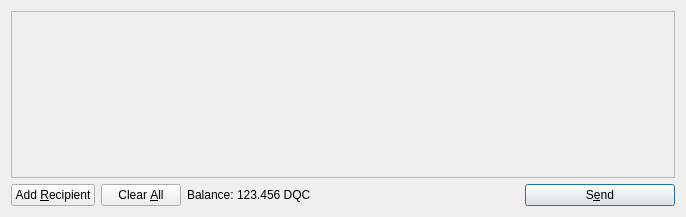
<?xml version="1.0" encoding="UTF-8"?>
<ui version="4.0">
 <class>SendCoinsDialog</class>
 <widget class="QDialog" name="SendCoinsDialog">
  <property name="geometry">
   <rect>
    <x>0</x>
    <y>0</y>
    <width>686</width>
    <height>217</height>
   </rect>
  </property>
  <property name="windowTitle">
   <string>Send Coins</string>
  </property>
  <layout class="QVBoxLayout" name="verticalLayout">
   <item>
    <widget class="QScrollArea" name="scrollArea">
     <property name="widgetResizable">
      <bool>true</bool>
     </property>
     <widget class="QWidget" name="scrollAreaWidgetContents">
      <property name="geometry">
       <rect>
        <x>0</x>
        <y>0</y>
        <width>666</width>
        <height>165</height>
       </rect>
      </property>
      <layout class="QVBoxLayout" name="verticalLayout_2">
       <property name="margin">
        <number>0</number>
       </property>
       <item>
        <layout class="QVBoxLayout" name="entries">
         <property name="spacing">
          <number>6</number>
         </property>
        </layout>
       </item>
       <item>
        <spacer name="verticalSpacer">
         <property name="orientation">
          <enum>Qt::Vertical</enum>
         </property>
         <property name="sizeHint" stdset="0">
          <size>
           <width>20</width>
           <height>40</height>
          </size>
         </property>
        </spacer>
       </item>
      </layout>
     </widget>
    </widget>
   </item>
   <item>
    <layout class="QHBoxLayout" name="horizontalLayout">
     <item>
      <widget class="QPushButton" name="addButton">
       <property name="toolTip">
        <string>Send to multiple recipients at once</string>
       </property>
       <property name="text">
        <string>Add &amp;Recipient</string>
       </property>
       <property name="icon">
        <iconset resource="../bitcoin.qrc">
         <normaloff>:/icons/add</normaloff>:/icons/add</iconset>
       </property>
       <property name="autoDefault">
        <bool>false</bool>
       </property>
      </widget>
     </item>
     <item>
      <widget class="QPushButton" name="clearButton">
       <property name="sizePolicy">
        <sizepolicy hsizetype="Minimum" vsizetype="Fixed">
         <horstretch>0</horstretch>
         <verstretch>0</verstretch>
        </sizepolicy>
       </property>
       <property name="toolTip">
        <string>Remove all transaction fields</string>
       </property>
       <property name="text">
        <string>Clear &amp;All</string>
       </property>
       <property name="icon">
        <iconset resource="../bitcoin.qrc">
         <normaloff>:/icons/remove</normaloff>:/icons/remove</iconset>
       </property>
       <property name="autoRepeatDelay">
        <number>300</number>
       </property>
       <property name="autoDefault">
        <bool>false</bool>
       </property>
      </widget>
     </item>
     <item>
      <layout class="QHBoxLayout" name="horizontalLayout_2">
       <property name="spacing">
        <number>3</number>
       </property>
       <item>
        <widget class="QLabel" name="label">
         <property name="text">
          <string>Balance:</string>
         </property>
        </widget>
       </item>
       <item>
        <widget class="QLabel" name="labelBalance">
         <property name="cursor">
          <cursorShape>IBeamCursor</cursorShape>
         </property>
         <property name="text">
          <string>123.456 DQC</string>
         </property>
         <property name="textInteractionFlags">
          <set>Qt::LinksAccessibleByMouse|Qt::TextSelectableByKeyboard|Qt::TextSelectableByMouse</set>
         </property>
        </widget>
       </item>
      </layout>
     </item>
     <item>
      <spacer name="horizontalSpacer">
       <property name="orientation">
        <enum>Qt::Horizontal</enum>
       </property>
       <property name="sizeHint" stdset="0">
        <size>
         <width>40</width>
         <height>20</height>
        </size>
       </property>
      </spacer>
     </item>
     <item>
      <widget class="QPushButton" name="sendButton">
       <property name="minimumSize">
        <size>
         <width>150</width>
         <height>0</height>
        </size>
       </property>
       <property name="toolTip">
        <string>Confirm the send action</string>
       </property>
       <property name="text">
        <string>S&amp;end</string>
       </property>
       <property name="icon">
        <iconset resource="../bitcoin.qrc">
         <normaloff>:/icons/send</normaloff>:/icons/send</iconset>
       </property>
       <property name="default">
        <bool>true</bool>
       </property>
      </widget>
     </item>
    </layout>
   </item>
  </layout>
 </widget>
 <resources>
  <include location="../bitcoin.qrc"/>
 </resources>
 <connections/>
</ui>
